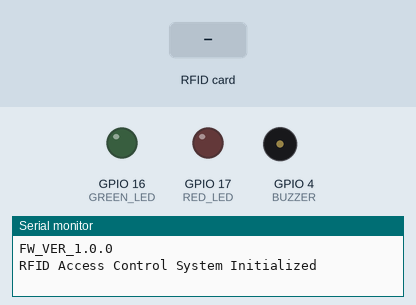
This sketch was run on a simulated ESP32. On the bench: output pins drawn as LEDs (lit = HIGH), buzzer (waves = sounding, pin HIGH), the last lines printed to the serial monitor. Inputs (shaded band) come from the test bench. EEPROM starts erased.

Above: at 1.2 s.
1.3 s: RFID card 5E 7A 19 C4 held to the reader
At 1.8 s:
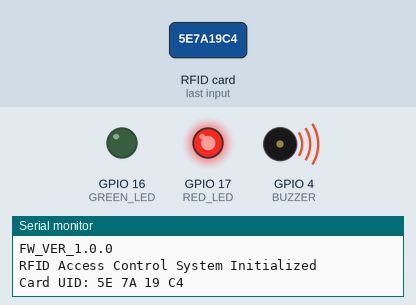
Timing chart, 0 to 4.3 s (numbered marks = the images above; inputs shaded):
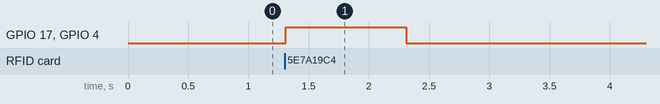

Measured:
- after the input at 1.3 s, GPIO 17 (RED_LED), GPIO 4 (BUZZER): LOW → HIGH at once, → LOW 1.0 s later

The sketch:

esp32_rfid_access_control.ino
```cpp
// esp32_rfid_access_control.ino
// Main firmware for ESP32 + MFRC522 RFID Secure Access System
// Modular, well-commented, and easy to adapt

#include <SPI.h>
#include <MFRC522.h>
#include <EEPROM.h>

// =====================
// Pin Definitions (Change as needed)
// =====================
#define SS_PIN    5   // SPI SS for MFRC522
#define RST_PIN   22  // RST for MFRC522
#define GREEN_LED 16  // Access granted
#define RED_LED   17  // Access denied
#define BUZZER    4   // Buzzer
#define TAMPER_SWITCH 5 // Tamper detection

// =====================
// Firmware Version
// =====================
#define FIRMWARE_VERSION "FW_VER_1.0.0"

// =====================
// EEPROM Layout
// =====================
#define EEPROM_SIZE 128
#define UID_LENGTH 4
#define MAX_UIDS 10
#define MASTER_UID_INDEX 0 // First UID in EEPROM is master

// =====================
// Global Variables
// =====================
MFRC522 mfrc522(SS_PIN, RST_PIN);
byte authorizedUids[MAX_UIDS][UID_LENGTH];
int authorizedCount = 0;

// =====================
// Function Prototypes
// =====================
void setupRFID();
void loadAuthorizedUids();
bool checkUID(const byte *uid, byte uidSize);
void addUidToEEPROM(const byte *uid, byte uidSize);
void grantAccess();
void denyAccess();
void printUID(const byte *uid, byte uidSize);
void blinkRedLedRapidly(int times);

// =====================
// Arduino Setup
// =====================
void setup() {
  Serial.begin(115200);
  Serial.println(FIRMWARE_VERSION);
  Serial.println("RFID Access Control System Initialized");

  // Initialize hardware
  pinMode(GREEN_LED, OUTPUT);
  pinMode(RED_LED, OUTPUT);
  pinMode(BUZZER, OUTPUT);
  pinMode(TAMPER_SWITCH, INPUT_PULLUP);
  digitalWrite(GREEN_LED, LOW);
  digitalWrite(RED_LED, LOW);
  digitalWrite(BUZZER, LOW);

  // Initialize EEPROM and RFID
  EEPROM.begin(EEPROM_SIZE);
  setupRFID();
  loadAuthorizedUids();
}

// =====================
// RFID Setup
// =====================
void setupRFID() {
  SPI.begin();
  mfrc522.PCD_Init();
}

// =====================
// Load UIDs from EEPROM
// =====================
void loadAuthorizedUids() {
  authorizedCount = 0;
  for (int i = 0; i < MAX_UIDS; i++) {
    bool empty = true;
    for (int j = 0; j < UID_LENGTH; j++) {
      byte val = EEPROM.read(i * UID_LENGTH + j);
      authorizedUids[i][j] = val;
      if (val != 0xFF) empty = false;
    }
    if (!empty) authorizedCount++;
  }
}

// =====================
// Check UID
// =====================
bool checkUID(const byte *uid, byte uidSize) {
  for (int i = 0; i < authorizedCount; i++) {
    bool match = true;
    for (byte j = 0; j < uidSize; j++) {
      if (authorizedUids[i][j] != uid[j]) {
        match = false;
        break;
      }
    }
    if (match) return true;
  }
  return false;
}

// =====================
// Add UID to EEPROM
// =====================
void addUidToEEPROM(const byte *uid, byte uidSize) {
  if (authorizedCount >= MAX_UIDS) return;
  for (byte j = 0; j < UID_LENGTH; j++) {
    EEPROM.write(authorizedCount * UID_LENGTH + j, uid[j]);
    authorizedUids[authorizedCount][j] = uid[j];
  }
  authorizedCount++;
  EEPROM.commit();
  Serial.println("New UID added to EEPROM.");
}

// =====================
// Print UID
// =====================
void printUID(const byte *uid, byte uidSize) {
  Serial.print("Card UID:");
  for (byte i = 0; i < uidSize; i++) {
    Serial.print(" ");
    Serial.print(uid[i], HEX);
  }
  Serial.println();
}

// =====================
// Grant Access
// =====================
void grantAccess() {
  digitalWrite(GREEN_LED, HIGH);
  digitalWrite(BUZZER, HIGH);
  delay(1000);
  digitalWrite(GREEN_LED, LOW);
  digitalWrite(BUZZER, LOW);
}

// =====================
// Deny Access
// =====================
void denyAccess() {
  digitalWrite(RED_LED, HIGH);
  digitalWrite(BUZZER, HIGH);
  delay(1000);
  digitalWrite(RED_LED, LOW);
  digitalWrite(BUZZER, LOW);
}

// =====================
// Blink Red LED Rapidly (Tamper)
// =====================
void blinkRedLedRapidly(int times) {
  for (int i = 0; i < times; i++) {
    digitalWrite(RED_LED, HIGH);
    delay(100);
    digitalWrite(RED_LED, LOW);
    delay(100);
  }
}

// =====================
// Main Loop
// =====================
void loop() {
  // Tamper detection
  if (digitalRead(TAMPER_SWITCH) == LOW) {
    Serial.println("Tamper detected!");
    blinkRedLedRapidly(10);
    delay(200);
    return;
  }

  // Look for new RFID card
  if (!mfrc522.PICC_IsNewCardPresent() || !mfrc522.PICC_ReadCardSerial()) {
    return;
  }

  // Print UID for debugging
  printUID(mfrc522.uid.uidByte, mfrc522.uid.size);

  // Check for master card (first UID in EEPROM)
  bool isMaster = true;
  for (byte i = 0; i < mfrc522.uid.size; i++) {
    if (authorizedUids[MASTER_UID_INDEX][i] != mfrc522.uid.uidByte[i]) {
      isMaster = false;
      break;
    }
  }
  if (isMaster) {
    Serial.println("Master card detected. Waiting for new card to add...");
    // Wait for a new card
    while (!mfrc522.PICC_IsNewCardPresent() || !mfrc522.PICC_ReadCardSerial()) {
      delay(100);
      if (digitalRead(TAMPER_SWITCH) == LOW) return;
    }
    // Add new UID
    addUidToEEPROM(mfrc522.uid.uidByte, mfrc522.uid.size);
    grantAccess();
    delay(2000);
    return;
  }

  // Check UID and provide feedback
  if (checkUID(mfrc522.uid.uidByte, mfrc522.uid.size)) {
    grantAccess();
    Serial.println("Access Granted");
  } else {
    denyAccess();
    Serial.println("Access Denied");
  }

  // Halt PICC and debounce
  mfrc522.PICC_HaltA();
  mfrc522.PCD_StopCrypto1();
  delay(2000);
} 
```
